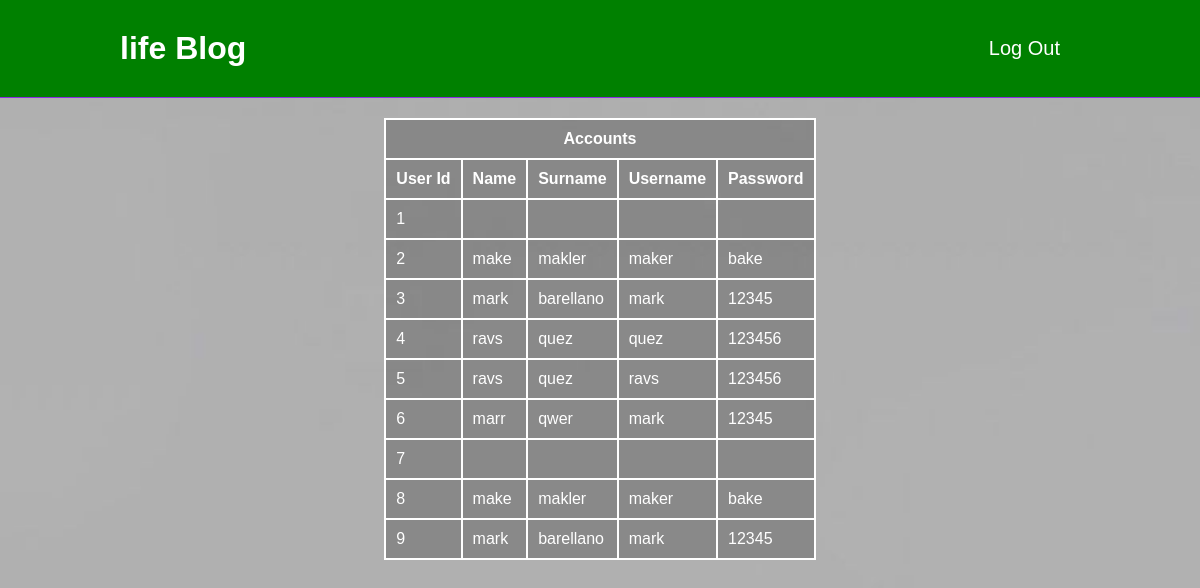
Page /rayvee1/login/user.php on the committed database.
### tables this page shows
CREATE TABLE IF NOT EXISTS `users` (
  `name` varchar(100) NOT NULL,
  `surname` varchar(100) NOT NULL,
  `username` varchar(100) NOT NULL,
  `password` varchar(100) NOT NULL
);

### rayvee1/login/user.php (the view, shortened to what this page needs)
<?php
require_once('dbConnect.php');
$query = "SELECT * FROM users";
$result = mysqli_query($conn, $query);
$index = 1;
?>
<!DOCTYPE html>
<html>
    <head>
        <link rel="stylesheet" href="style.css">
    </head>
    <body>
        <div id="header">
            <h1 id="logo">life Blog</h1>
            <nav>
                <ul class="menu">
                    <li id="login"><a href="login.php" style="color: white">Log Out</a></li>
                </ul>
            </nav>
        </div>
        <center>
        <table class="table">
            <tr>
                <th colspan="5">Accounts</th>
            </tr>
            <tr>
                <th>User Id</th>
                <th>Name</th>
                <th>Surname</th>
                <th>Username</th>
                <th>Password</th>
            </tr>
            <tr>
                <?php
                    while($row = mysqli_fetch_assoc($result))
                    {
                        $id = $index++;
                ?>
                    <td><?php echo $id ?></td>
                    <td><?php echo $row['name'] ?></td>
                    <td><?php echo $row['surname'] ?></td>
                    <td><?php echo $row['username'] ?></td>
                    <td><?php echo $row['password'] ?></td>
                <tr>
                <?php
                    }
                ?>
            </tr>
        </table>
    </center>
    </body>
</html>

### rayvee1/login/style.css (style rules this page uses)
* { box-sizing: border-box; margin: 0; padding: 0; }
#header { display: flex; justify-content: space-between; align-items: center; padding: 30px 10%; background-color: green; border-bottom: 1px solid blueviolet; }
#header h1 { cursor: pointer; font-weight: bold; }
body { background-image: url(./dahon.jpg); background-repeat: no-repeat; background-size: cover; font-family: 'Poppins', sans-serif; color: white; }
li, a { text-decoration: none; }
nav { list-style: none; }
nav li { display: inline-block; padding: 0px 20px; }
nav li a { transition: all 0.3s ease 0s; font-size: 20px; color: black; }

### rayvee1/login/user.php (style rules this page uses)
.table { padding: 15px; margin-top: 20px; background: rgba(0, 0, 0, 0.222); }
th { padding: 0px 20px; }
table, th, td { padding: 10px; border: 2px solid white; border-collapse: collapse; }

### rows in the picture
users: id "1"
users: id "2", name "make", surname "makler", username "maker", password "bake"
users: id "3", name "mark", surname "barellano", username "mark", password "12345"
users: id "4", name "ravs", surname "quez", username "quez", password "123456"
users: id "5", name "ravs", surname "quez", username "ravs", password "123456"
users: id "6", name "marr", surname "qwer", username "mark", password "12345"
users: id "7"
users: id "8", name "make", surname "makler", username "maker", password "bake"
users: id "9", name "mark", surname "barellano", username "mark", password "12345"
